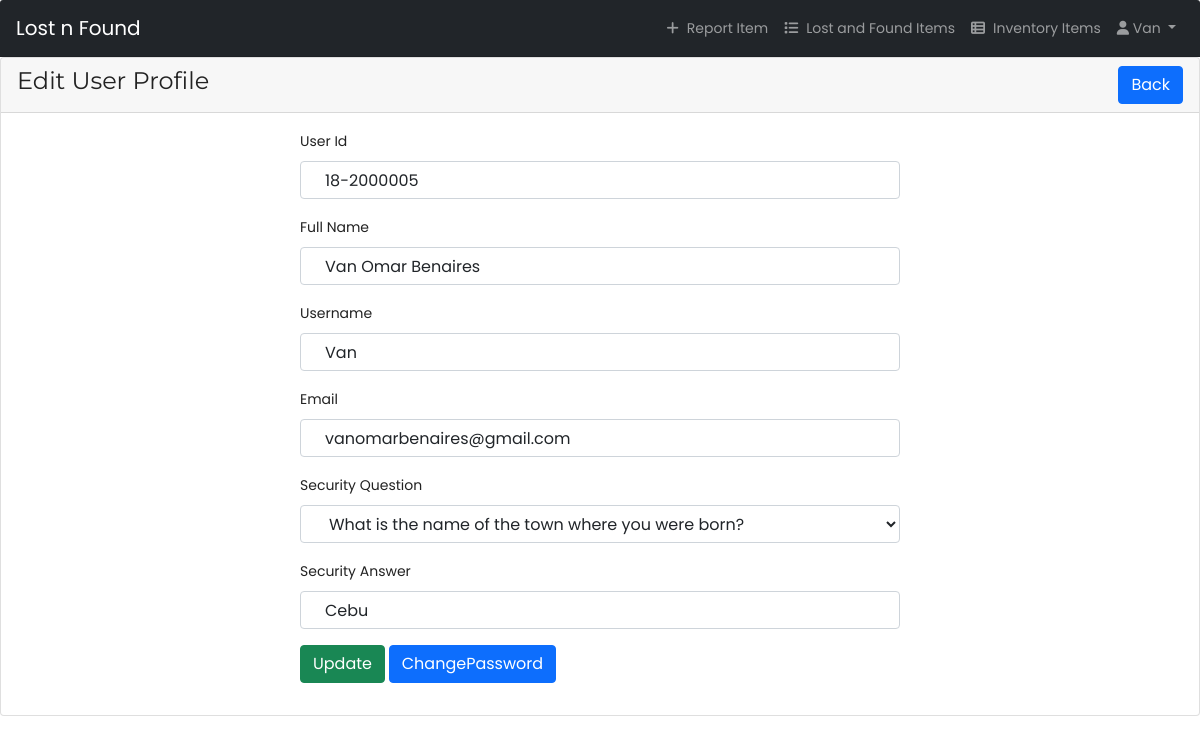
The page /profile.php?id=22 (signed in) on the database its author committed.
### tables this page shows
CREATE TABLE `tbl_users` (
  `id` int(11) NOT NULL,
  `inputID` varchar(255) DEFAULT NULL,
  `name` varchar(255) DEFAULT NULL,
  `username` varchar(255) DEFAULT NULL,
  `email` varchar(255) DEFAULT NULL,
  `password` varchar(255) DEFAULT NULL,
  `securityquestions` varchar(255) DEFAULT NULL,
  `securityanswer` varchar(255) DEFAULT NULL,
  `roleid` tinyint(4) DEFAULT NULL,
  `isActive` tinyint(4) DEFAULT 0,
  `created_at` timestamp NOT NULL DEFAULT current_timestamp(),
  `updated_at` timestamp NOT NULL DEFAULT current_timestamp()
);

### classes/Users.php (called while the page is built, shortened)
<?php
include 'lib/Database.php';
include_once 'lib/Session.php';
class Users{
  private $db;
  public function __construct(){
    $this->db = new Database();
  }
    public function getUserInfoById($userid){
      $sql = "SELECT * FROM tbl_users WHERE id = :id LIMIT 1";
      $stmt = $this->db->pdo->prepare($sql);
      $stmt->bindValue(':id', $userid);
      $stmt->execute();
      $result = $stmt->fetch(PDO::FETCH_OBJ);
      if ($result) {
        return $result;
      }else{
        return false;
      }
    }
}

### lib/Session.php (called while the page is built, shortened)
<?php
class Session{
  public static function get($key){
    if (isset($_SESSION[$key])) {
      return $_SESSION[$key];
    }else{
      return false;
    }
  }
}

### profile.php (the view, shortened to what this page needs)
<?php
include 'inc/header.php';
 ?>
<?php
if (isset($_GET['id'])) {
  $userid = preg_replace('/[^a-zA-Z0-9-]/', '', (int)$_GET['id']);
}
 ?>
    <div class="card ">
         <div class="card-header">
          <h3>Edit User Profile <span class="float-right"> <a href="index.php" class="btn btn-primary">Back</a> </h3>
        </div>
        <div class="card-body">
    <?php
    $getUinfo = $users->getUserInfoById($userid);
    if ($getUinfo) {
     ?>
          <div style="width:600px; margin:0px auto">
          <form class="" action="" method="POST">
              <div class="form-group">
                <label for="inputID">User Id</label>
                <input type="text" id="inputID" name="inputID" value="<?php echo $getUinfo->inputID; ?>" class="form-control">
              </div>
              <div class="form-group">
                <label for="name">Full Name</label>
                <input type="text" name="name" value="<?php echo $getUinfo->name; ?>" class="form-control">
              </div>
              <div class="form-group">
                <label for="username">Username</label>
                <input type="text" name="username" value="<?php echo $getUinfo->username; ?>" class="form-control">
              </div>
              <div class="form-group">
                <label for="email">Email</label>
                <input type="email" id="email" name="email" value="<?php echo $getUinfo->email; ?>" class="form-control">
              </div>
              <div class="form-group">
                <label for="securityquestions">Security Question</label>
                  <select value="<?php echo $getUinfo->securityquestions; ?>" class="text-center form-control" name="securityquestions" style="text-align:left!important; appearance:auto!important;">
                    <option value="" hidden><?php echo $getUinfo->securityquestions; ?></option>
                  </select>
                </div>
              <div class="form-group">
                <label for="securityanswer">Security Answer</label>
                <input type="securityanswer" name="securityanswer" class="form-control" value="<?php echo $getUinfo->securityanswer; ?>">
              </div>
              <?php if (Session::get("id") == $getUinfo->id) {?>
              <div class="form-group">
                <button type="submit" name="update" class="btn btn-success">Update</button>
                <a class="btn btn-primary" href="changepass.php?id=<?php echo $getUinfo->id;?>">ChangePassword </a>
              </div>
            <?php } elseif(Session::get("roleid") == '2') {?>
              <div class="form-group">
                <button type="submit" name="update" class="btn btn-success">Update</button>
              </div>
              <?php   }else{ ?>
                  <div class="form-group">
                    <a class="btn btn-primary" href="index.php">Ok</a>
                  </div>
                <?php } ?>
          </form>
        </div>
      <?php }else{
        header('Location:index.php');
      } ?>
      </div>
    </div>
  <?php
  include 'inc/footer.php';
  ?>

### assets/design.css (style rules this page uses)
* { margin: 0; padding: 0; font-family: 'Poppins', sans-serif; }
body { background-color: white; background-size: cover; }
.form-control { display: block; width: 100%; font-size: 1rem; line-height: 1.5; color: #495057; background-color: #fff; background-clip: padding-box; border: 1px solid #ced4da; border-radius: 0.25rem; transition: border-color .15s ease-in-out,box-shadow .15s ease-in-out; }

### assets/user.css (style rules this page uses)
.form-control { padding: 0.25rem 1.5rem!important; }

### assets/style.css (style rules this page uses)
body { line-height: 24px; font-size: 14px; font-style: normal; font-weight: normal; visibility: visible; font-family: 'Montserrat', sans-serif; color: #222; }
h1, h2, h3, h4, h5, h6 { color: #222; font-family: 'Montserrat', sans-serif; font-weight: 400; margin-top: 0; }
h3 { font-size: 24px; line-height: 30px; }

### rows shown on the page
tbl_users: inputID "18-2000005", name "Van Omar Benaires", username "Van", email "vanomarbenaires@gmail.com", securityquestions "What is the name of the town where you were born?", securityanswer "Cebu"

### other values the page prints
$username "Van"
